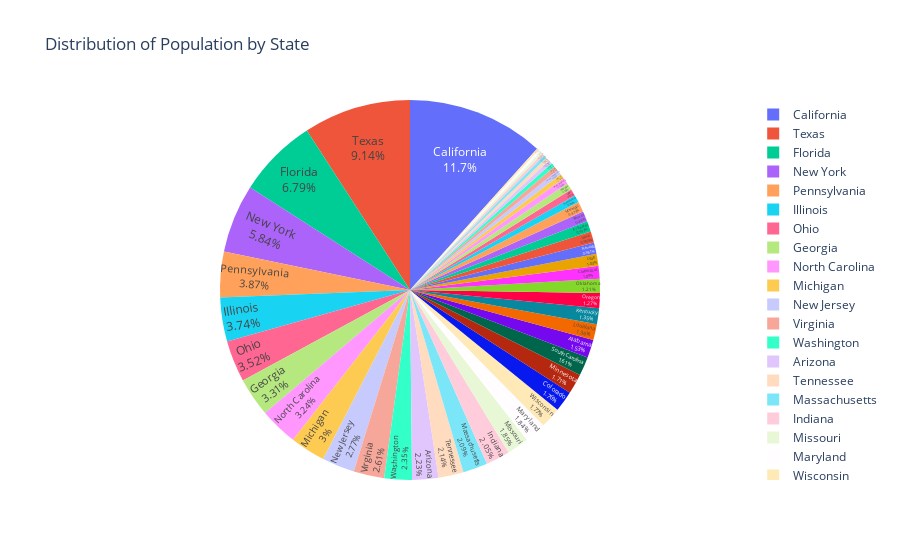

The notebook cell saved with this chart:
### Code cell
# I want the top 5 in terms of % of US sorted highest to lowest and every other state to fall in an "other category". I also want data callouts


#plt.pie(df['% of US'], labels=df['State'], autopct='%1.1f%%', startangle=90)
#plt.show()


fig = px.pie(df, names='State', values='2023 Population',
             title='Distribution of Population by State',
             hover_name='State', hover_data={'2023 Population': ':,.0f'})

fig.update_traces(textposition='inside', textinfo='percent+label')
fig.show()

### Figure 1 — Plotly figure (JSON) as saved in the notebook; plotly's stock layout.template omitted (floating-point values rounded to 4 significant figures)
{"data": [{"customdata": [[22661577], [1973752], [5372002], [30500280], [923484], [1139507], [1031985], [7453517], [10832061], [3422487], [7134327], [11037723], [3209142], [4048375], [7830827], [1393442], [3063152], [1402957], [5868555], [5098746], [583279], [8709873], [6852542], [1972292], [5904977], [780588], [4518031], [6186091], [5722897], [3203345], [3629055], [647156], [2936378], [10030722], [9255437], [11747774], [732984], [6974258], [2110011], [6154710], [38915693], [1090483], [12931957], [2930528], [4223973], [1433238], [1764786], [4553384], [12477595], [19496810]], "domain": {"x": [0, 1], "y": [0, 1]}, "hovertemplate": "<b>%{hovertext}</b><br><br>State=%{label}<br>2023 Population=%{customdata[0]:,.0f}<extra></extra>", "hovertext": ["Florida", "Idaho", "South Carolina", "Texas", "South Dakota", "Montana", "Delaware", "Arizona", "North Carolina", "Utah", "Tennessee", "Georgia", "Nevada", "Oklahoma", "Washington", "Maine", "Arkansas", "New Hampshire", "Colorado", "Alabama", "Wyoming", "Virginia", "Indiana", "Nebraska", "Wisconsin", "North Dakota", "Kentucky", "Missouri", "Minnesota", "Iowa", "Connecticut", "Vermont", "Kansas", "Michigan", "New Jersey", "Ohio", "Alaska", "Massachusetts", "New Mexico", "Maryland", "California", "Rhode Island", "Pennsylvania", "Mississippi", "Oregon", "Hawaii", "West Virginia", "Louisiana", "Illinois", "New York"], "labels": ["Florida", "Idaho", "South Carolina", "Texas", "South Dakota", "Montana", "Delaware", "Arizona", "North Carolina", "Utah", "Tennessee", "Georgia", "Nevada", "Oklahoma", "Washington", "Maine", "Arkansas", "New Hampshire", "Colorado", "Alabama", "Wyoming", "Virginia", "Indiana", "Nebraska", "Wisconsin", "North Dakota", "Kentucky", "Missouri", "Minnesota", "Iowa", "Connecticut", "Vermont", "Kansas", "Michigan", "New Jersey", "Ohio", "Alaska", "Massachusetts", "New Mexico", "Maryland", "California", "Rhode Island", "Pennsylvania", "Mississippi", "Oregon", "Hawaii", "West Virginia", "Louisiana", "Illinois", "New York"], "legendgroup": "", "name": "", "showlegend": true, "textinfo": "percent+label", "textposition": "inside", "type": "pie", "values": [22661577, 1973752, 5372002, 30500280, 923484, 1139507, 1031985, 7453517, 10832061, 3422487, 7134327, 11037723, 3209142, 4048375, 7830827, 1393442, 3063152, 1402957, 5868555, 5098746, 583279, 8709873, 6852542, 1972292, 5904977, 780588, 4518031, 6186091, 5722897, 3203345, 3629055, 647156, 2936378, 10030722, 9255437, 11747774, 732984, 6974258, 2110011, 6154710, 38915693, 1090483, 12931957, 2930528, 4223973, 1433238, 1764786, 4553384, 12477595, 19496810]}], "layout": {"autosize": true, "legend": {"tracegroupgap": 0}, "title": {"text": "Distribution of Population by State"}}}
